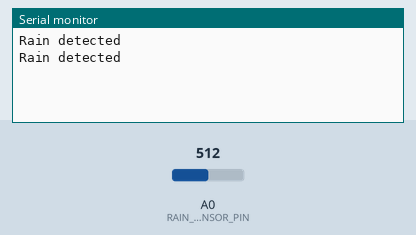
Recording of a sketch running on a simulated Arduino Uno, built with avr-gcc and run on an emulated ATmega328P. Parts: the last lines printed to the serial monitor. Inputs (shaded band) come from the test bench; at power-on: A0 (RAIN_SENSOR_PIN) = 512.

Above: at 1.8 s.
1.9 s: A0 (RAIN_SENSOR_PIN) set to 593
At 2.8 s:
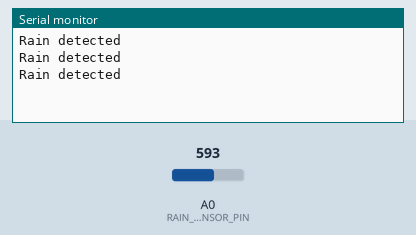
3.4 s: A0 (RAIN_SENSOR_PIN) set to 615
At 4.7 s:
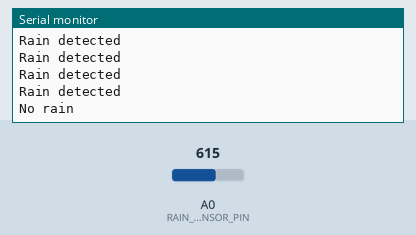

Measured:
- the behaviour switches between 599 and 600 on A0 (RAIN_SENSOR_PIN) (found by bisection; images 1 and 2)
- after the input at 3.4 s, the serial monitor: prints a new line after 0.60 s (image 2)

The sketch:

HW-028_rainsensor.ino
```cpp
#define RAIN_SENSOR_PIN A0 // Define the sensor pin

void setup() {
  Serial.begin(9600); // Start serial communication
}

void loop() {
  int sensorValue = analogRead(RAIN_SENSOR_PIN); // Read the sensor value
  if (sensorValue < 600) { // Adjust threshold as necessary
    Serial.println("Rain detected");
  } else {
    Serial.println("No rain");
  }
  delay(1000); // Wait for a second before checking again
}
```
